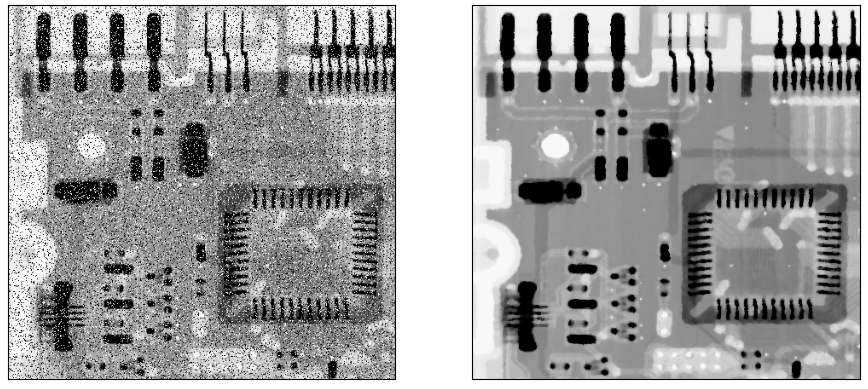
#> input picture seventh lab/2.png, 868 x 389 px, found by its file name
$ python lab.py
#> lines starting #> are read from the running program, lines starting #| are printed output that depends on the picture

import cv2
import numpy as np
import matplotlib.pyplot as plt

# 1. Load the image
img_path = '/Volumes/Blankspace/DIP and Robot Vision Lab/seventh lab/2.png'
img = cv2.imread(img_path)
#> img is the input picture: shape (389, 868, 3); min 0, max 255, mean 158.7

if img is None:
    print(f"Error: Could not load image from {img_path}")
    exit()

# 2. Split into Input (Left) and Target (Right)
h, w, c = img.shape
#> h = 389; w = 868; c = 3
midpoint = w // 2
#> midpoint = 434
input_noisy = img[:, :midpoint]
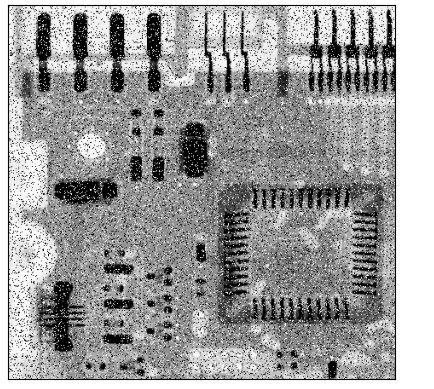
#> input_noisy: shape (389, 434, 3); min 0, max 255, mean 157
target_clean = img[:, midpoint:]
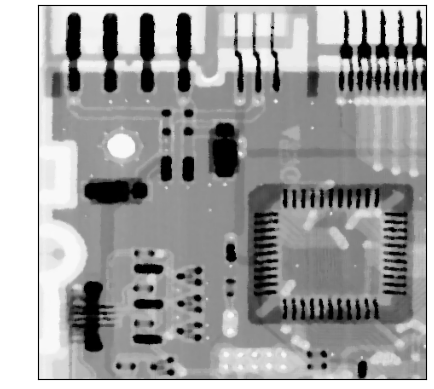
#> target_clean: shape (389, 434, 3); min 0, max 255, mean 160.4

# 3. Apply Median Filter to remove Salt and Pepper Noise
# Analysis showed kernel size 5x5 gave the lowest MSE
denoised_img = cv2.medianBlur(input_noisy, 5)
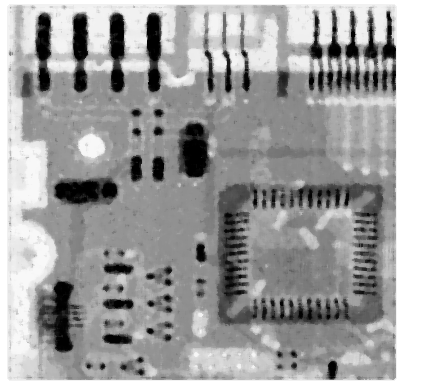
#> denoised_img: shape (389, 434, 3); min 0, max 255, mean 162.4

# 4. Save the result
cv2.imwrite('result_denoised.png', denoised_img)
print("Denoised image saved as 'result_denoised.png'")

# Optional: Visualize Side-by-Side Comparison
# Concatenate: [Original Noisy | Denoised | Original Target]
comparison = np.hstack((input_noisy, denoised_img, target_clean))
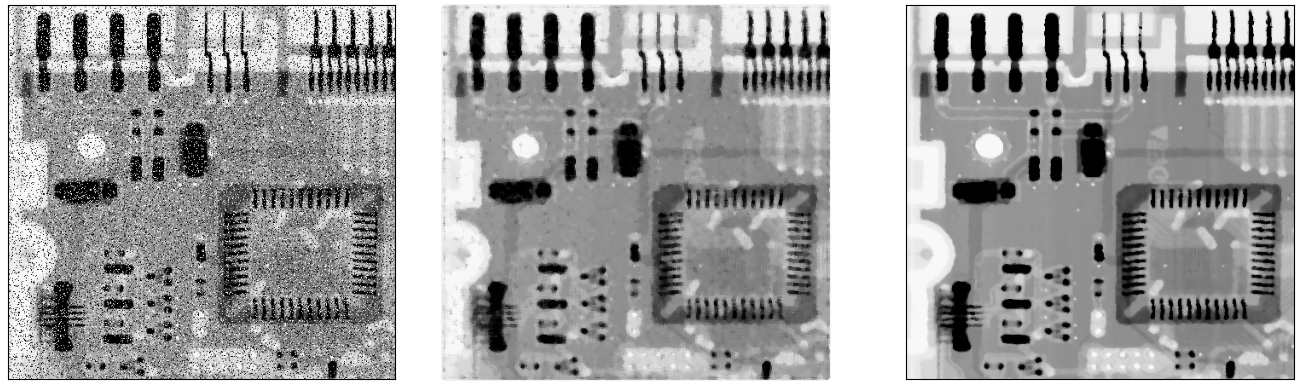
#> comparison: shape (389, 1302, 3); min 0, max 255, mean 159.9
cv2.imwrite('comparison_full.png', comparison)
print("Comparison saved as 'comparison_full.png'")

# Answer to questions
print("\n--- Answers ---")
print("1. What kind of noise is induced? -> Salt and Pepper Noise (Impulse Noise)")
print("2. How can we achieve the output image? -> By applying a Median Filter.")

$ run again, with seventh lab/foreground.jpeg saved as seventh lab/2.png
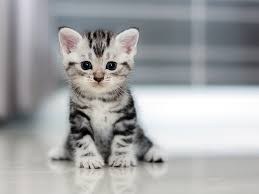
#> input picture seventh lab/foreground.jpeg, 259 x 194 px, found by its file name
#> img is the input picture: shape (194, 259, 3); mean B, G, R 165.5, 164.2, 162.9
#> `denoised_img = cv2.medianBlur(input_noisy, 5)`:
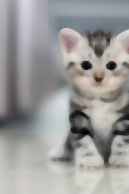
#> denoised_img: shape (194, 129, 3); mean B, G, R 154.1, 154.7, 155.7
#> `comparison = np.hstack((input_noisy, denoised_img, target_clean))`:
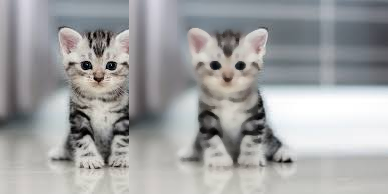
#> comparison: shape (194, 388, 3); mean B, G, R 161.7, 161.1, 160.5
